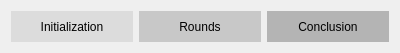
<?xml version="1.0" encoding="UTF-8"?>
<ui version="4.0">
 <class>ColorStatus</class>
 <widget class="QWidget" name="ColorStatus">
  <property name="geometry">
   <rect>
    <x>0</x>
    <y>0</y>
    <width>400</width>
    <height>53</height>
   </rect>
  </property>
  <property name="windowTitle">
   <string>Form</string>
  </property>
  <layout class="QHBoxLayout" name="horizontalLayout">
   <item>
    <widget class="QLabel" name="label_0">
     <property name="styleSheet">
      <string notr="true">background-color: rgb(220, 220, 220);</string>
     </property>
     <property name="text">
      <string>Initialization</string>
     </property>
     <property name="alignment">
      <set>Qt::AlignCenter</set>
     </property>
    </widget>
   </item>
   <item>
    <widget class="QLabel" name="label_1">
     <property name="styleSheet">
      <string notr="true">background-color: rgb(200, 200, 200);</string>
     </property>
     <property name="text">
      <string>Rounds</string>
     </property>
     <property name="alignment">
      <set>Qt::AlignCenter</set>
     </property>
    </widget>
   </item>
   <item>
    <widget class="QLabel" name="label_2">
     <property name="styleSheet">
      <string notr="true">background-color: rgb(180, 180, 180);</string>
     </property>
     <property name="text">
      <string>Conclusion</string>
     </property>
     <property name="alignment">
      <set>Qt::AlignCenter</set>
     </property>
    </widget>
   </item>
  </layout>
  <zorder>label_1</zorder>
  <zorder>label_2</zorder>
  <zorder>label_0</zorder>
 </widget>
 <resources/>
 <connections/>
</ui>
